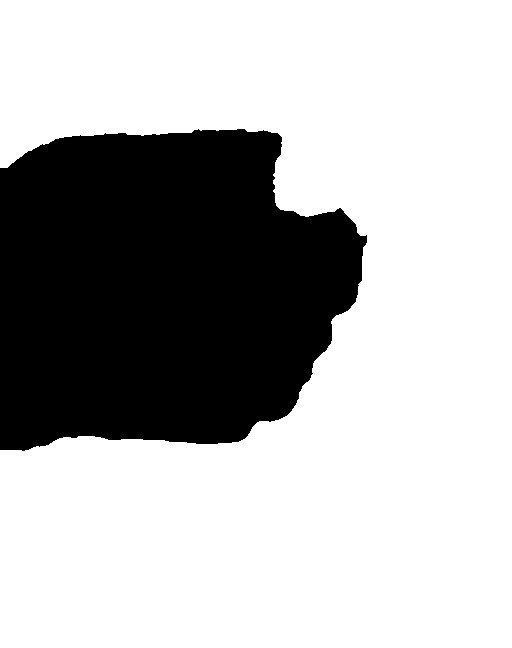
#> input picture pymeanshift/test_image.jpg, 512 x 648 px, given in place of IMG_4214_Slomo.mp4, which was not available
$ python edge_detection.py
#> lines starting #> are read from the running program, lines starting #| are printed output that depends on the picture; after the words box and inside, x2 and y2 are one past the last pixel; in counts of white or black regions, pixels touching at a corner belong together; pictures that were not available may be replaced by others from this repository, and a replacement may not be noted
import cv2
from skimage import io
import matplotlib.pyplot as plt
import numpy as np

#Attempt to use Canny edge detection for object recognition, not effective atm

capture = cv2.VideoCapture("blue_background_sample_images/slow_motion/tennis_balls/IMG_4214_Slomo.mp4")

_, img = capture.read()
#> img is the input picture: shape (648, 512, 3); min 0, max 255, mean 181.3
edges = cv2.Canny(img, 100,200)
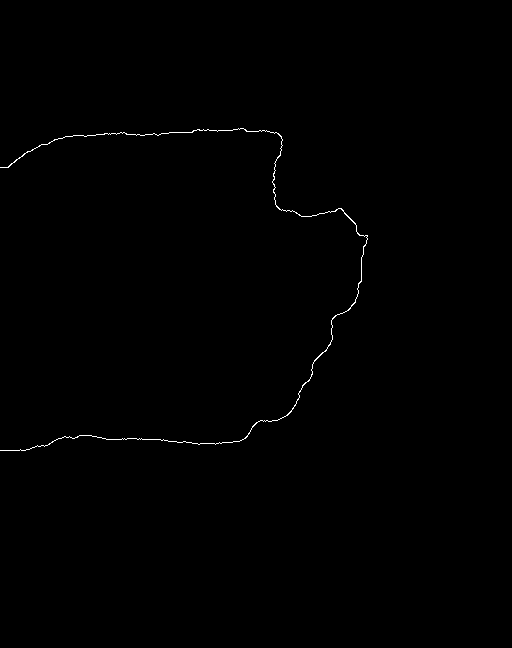
#> edges: shape (648, 512); 0.31% white in thin lines or dots, all inside (x1, y1, x2, y2) = (0, 128, 368, 451)

plt.subplot(121)
plt.imshow(img, cmap='gray')
plt.subplot(122)
plt.imshow(edges, cmap='gray')

plt.show()
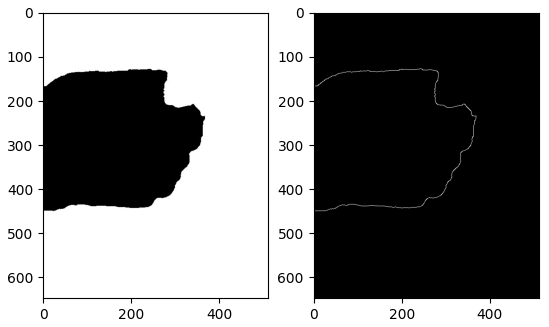
#> figure drawn by matplotlib, 2 panels
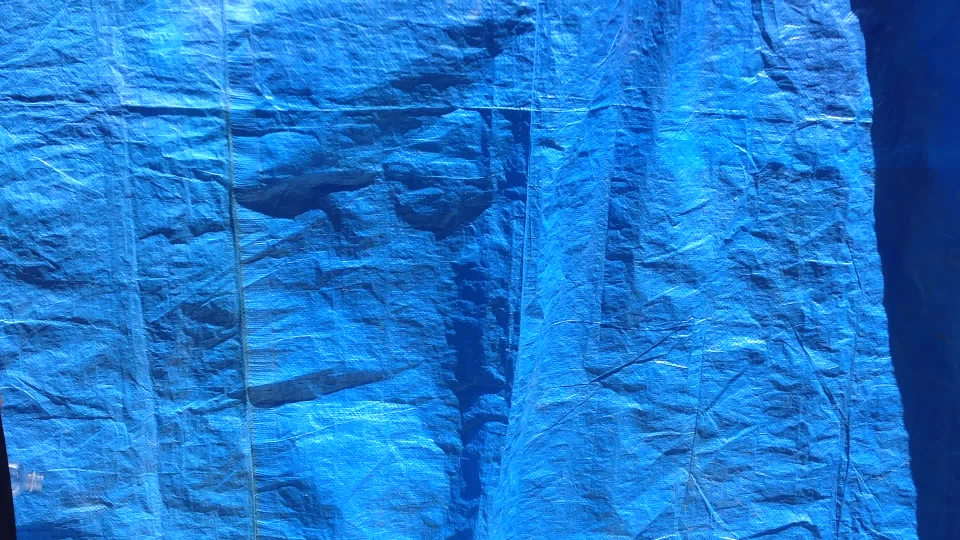
#> input picture mixed_video_frames/video_10_frames/image00004.jpg, 1920 x 1080 px, found by its file name (shown at 1/2 size)
#> further down, img is the input picture: shape (1080, 1920, 3); mean B, G, R 208.5, 121.7, 29.3

#Code from hsv file
def rescale_frame(frame, percent):
#> called with percent = 50
    width = int(frame.shape[1] * percent/ 100)
#> width = 960
    height = int(frame.shape[0] * percent/ 100)
#> height = 540
    dim = (width, height)
#> dim = (960, 540)
    return cv2.resize(frame, dim, interpolation =cv2.INTER_AREA)
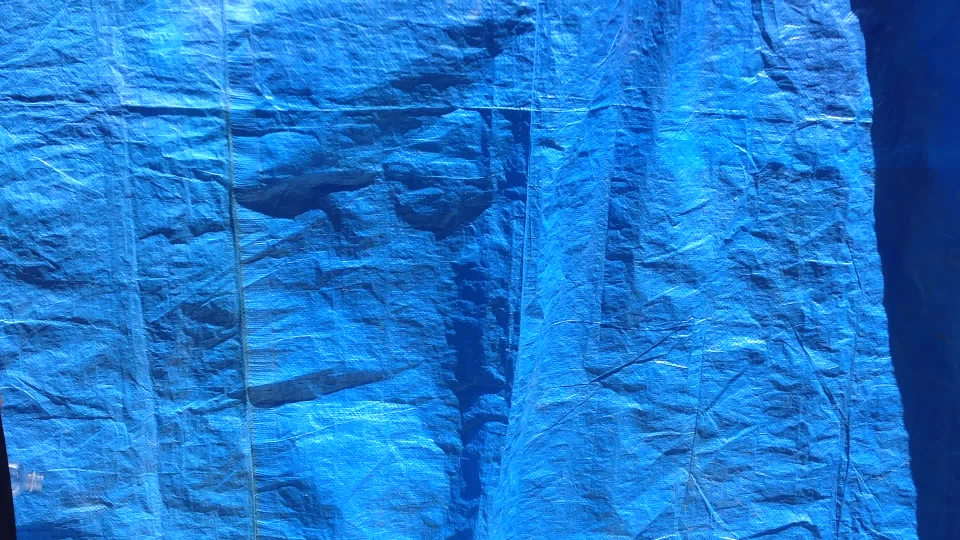
#> returned value: shape (540, 960, 3); mean of channels 0, 1, 2 208.6, 121.8, 29.4; drawn as B, G, R

# img = cv2.imread("sample_images/plastic_bottles/video_6_frames/image00006.jpg")
img = cv2.imread("sample_images/plastic_bottles/video_2_frames/image00004.jpg")

rescaled = rescale_frame(img, 50)

hsv = cv2.cvtColor(rescaled, cv2.COLOR_RGB2HSV)
#> hsv: shape (540, 960, 3); mean H, S, V 15.1, 221.1, 208.6
cv2.imshow('picture', hsv)
#Include following line if you wish to save the hsv image
# cv2.imwrite("image00004_hsv.jpg", hsv)

cv2.waitKey(0)
